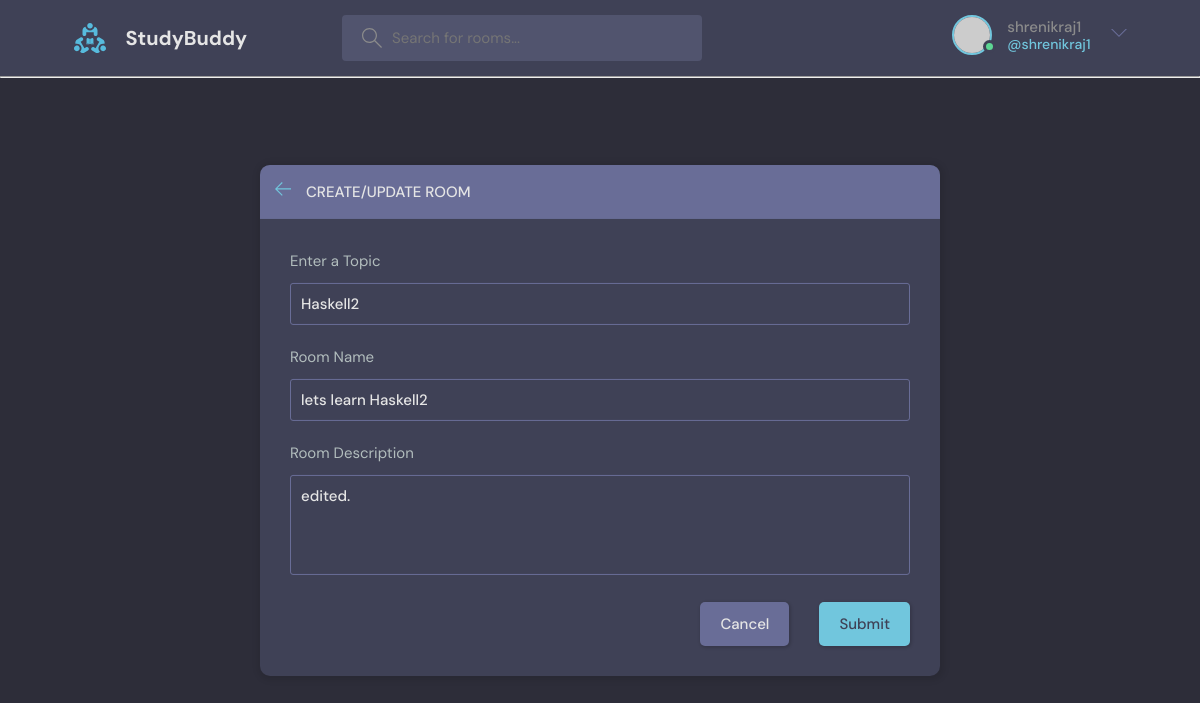
The page /update-room/10 (signed in) on the database its author committed.
### base/models.py (models this page shows, shortened)
class Room(models.Model):
    host  = models.ForeignKey(User, on_delete=models.SET_NULL, null=True)
    topic = models.ForeignKey("Topic", on_delete=models.SET_NULL, null=True) # Topic as a string since it's written below the Room class
    name = models.CharField(max_length=200)
    description = models.TextField(null=True, blank=True) # field can be blank
    participants = models.ManyToManyField(User, related_name = "participants", blank = True)
    updated = models.DateTimeField(auto_now=True) # take timestamp every time save is hit on the item
    created = models.DateTimeField(auto_now_add=True) # take timestamp when save is hit the first time i.e during creation
    class Meta:
        ordering = ["-updated", "-created"]

class Topic(models.Model):
    name = models.CharField(max_length=200)

### base/views.py (the view, shortened to what this page needs)
# urls.py: path("update-room/<str:pk>", views.update_room, name="update-room"),
@login_required(login_url="login")
def update_room(request, pk):
    room = Room.objects.get(id=pk)
    form = RoomForm(instance=room)
    topics = Topic.objects.all()
    if request.user != room.host:
        return HttpResponse("You don't have sufficient permissions to view this.")
    context = {"form" : form, "topics": topics, "room": room}
    return render(request, "base/room_form.html", context)

### base/forms.py
class RoomForm(ModelForm):
    class Meta:
        model = Room # model that we want to create a form for
        fields = "__all__"
        exclude = ["host", "participants"]

### base/templates/base/room_form.html (shortened to what this page needs)
{% extends "main.html" %}
{% block content %}
  <main class="create-room layout">
    <div class="container">
      <div class="layout__box">
        <div class="layout__boxHeader">
          <div class="layout__boxTitle">
            <a href="{% url 'home' %}">
              <svg version="1.1" xmlns="http://www.w3.org/2000/svg" width="32" height="32" viewBox="0 0 32 32">
                <title>arrow-left</title>
                <path
                  d="M13.723 2.286l-13.723 13.714 13.719 13.714 1.616-1.611-10.96-10.96h27.625v-2.286h-27.625l10.965-10.965-1.616-1.607z">
                </path>
              </svg>
            </a>
            <h3>Create/Update Room</h3>
          </div>
        </div>
        <div class="layout__body">
          <form class="form" action="#" method="POST">
            <div class="form__group">
              <label for="room_topic">Enter a Topic</label>
              <input required type="text" name="topic" list="topic-list" value="{{room.topic.name}}">
            </div>
            <div class="form__group">
              <label for="room_name">Room Name</label>
              {{form.name}}
            </div>
            <div class="form__group">
              <label for="room_description">Room Description</label>
              {{form.description}}
            </div>
            <div class="form__action">
              <a class="btn btn--dark" href="index.html">Cancel</a>
              <button class="btn btn--main" type="submit">Submit</button>
            </div>
          </form>
        </div>
      </div>
    </div>
  </main>
{% endblock content %}

### templates/navbar.html (shortened to what this page needs)
{% load static %}
<header class="header header--loggedIn">
    <div class="container">
      <a href="{% url 'home' %}" class="header__logo">
        <img src="{% static 'images/logo.svg' %}" />
        <h1>StudyBuddy</h1>
      </a>
      <form class="header__search" method="GET" action="{% url 'home' %}">
        <label>
          <input name="q" placeholder="Search for rooms..." />
        </label>
      </form>
      <nav class="header__menu">
        {% if request.user.is_authenticated %}
        <div class="header__user">
          <a href="{% url 'update-user' %}">
            <div class="avatar avatar--medium active">
              <img src="https://randomuser.me/api/portraits/men/37.jpg" />
            </div>
            <p>{{ request.user.username }}<span>@{{ request.user.username }}</span></p>
          </a>
          <button class="dropdown-button">
            <svg version="1.1" xmlns="http://www.w3.org/2000/svg" width="32" height="32" viewBox="0 0 32 32">
              <title>chevron-down</title>
              <path d="M16 21l-13-13h-3l16 16 16-16h-3l-13 13z"></path>
            </svg>
          </button>
        </div>
        {% else %}
        <a href="{% url 'login' %}">
          <img src="{% static 'images/avatar.svg' %}" />
          <p>Login</p>
        </a>
        {% endif %}
      </nav>
    </div>
  </header>
<hr>

### rows shown on the page
Room: topic "Haskell2", name "lets learn Haskell2", description "edited."

### other values the page prints
{{ request.user.username }} "shrenikraj1"
